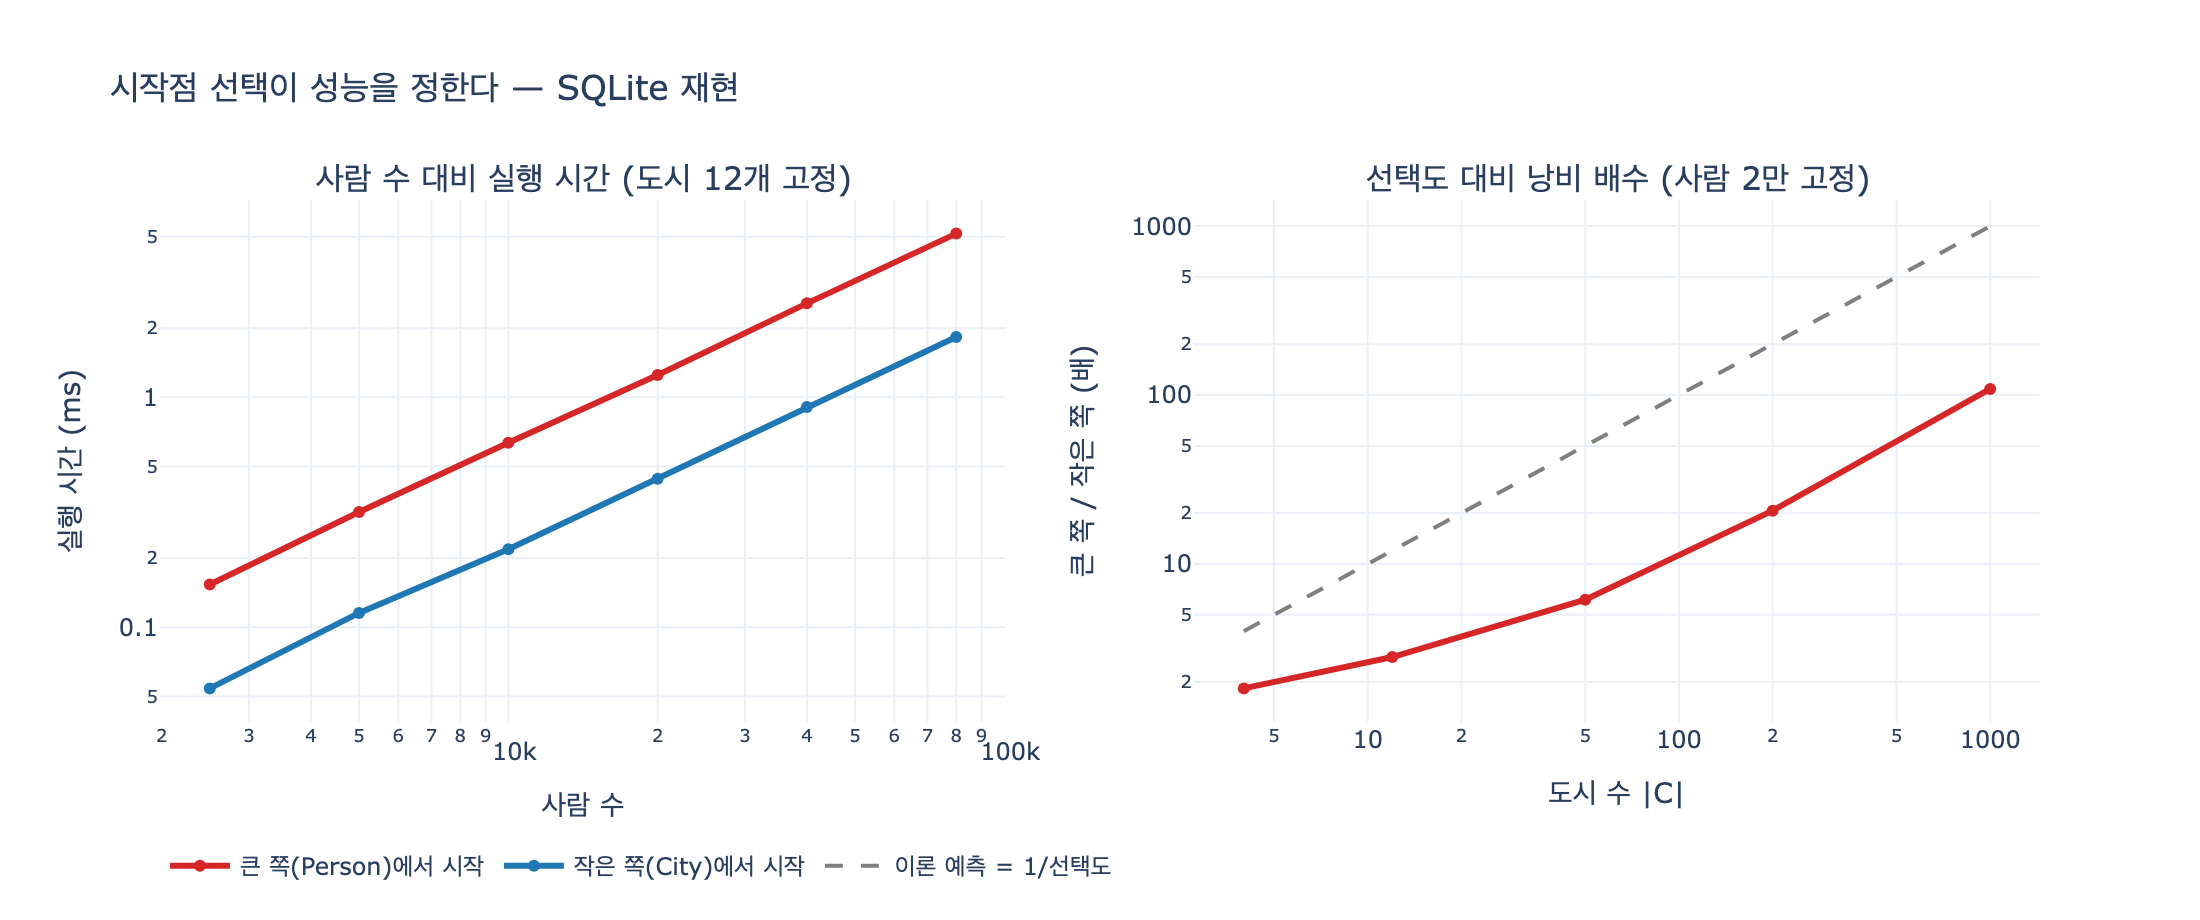

This chart was generated by the following Python code:
# 필요 패키지: plotly, kaleido  (sqlite3 는 표준 라이브러리)
#   pip install plotly kaleido
#
# ex5_read_plan.py 의 두 질의(작은 쪽에서 시작 vs 큰 쪽에서 시작)를
# 의존성 없는 SQLite 로 재현한다. Kuzu 없이도 «시작점이 성능을 정한다»를
# 실행 계획 + 실측으로 확인하는 게 목표다.

# %% [markdown]
# # 시작점 하나가 성능을 정한다
#
# `ex5_read_plan.py`가 비교하는 두 질의는 **답이 같고 시작점이 다르다.**
#
# | | 시작 집합 | 필터 대상 | 첫 단계 후보 수 |
# |---|---|---|---|
# | 작은 쪽 | `City` (12개) | `City.name` = 주 키 | 1 |
# | 큰 쪽 | `Person` (2만 명) | `Person.city` = 색인 없는 열 | 20,000 |
#
# 비용 모형은 이렇다. 간선 수 $|E|$, 도시 수 $|C|$, 사람 수 $|P|$일 때
#
# $$\text{cost}_{\text{small}} \approx 1 + \frac{|E|}{|C|}, \qquad
#   \text{cost}_{\text{large}} \approx |P| + \frac{|E|}{|C|}$$
#
# 낭비 배수는 필터 선택도 $\sigma = 1/|C|$의 역수다.
#
# $$\frac{\text{cost}_{\text{large}}}{\text{cost}_{\text{small}}} \approx \frac{|P|}{|E|/|C|} = |C| = \frac{1}{\sigma}$$
#
# 아래에서 SQLite 로 이 식을 실측과 맞춰 본다.

# %%
import sqlite3
import time

N_CITY = 12


def _show(fig):
    try:
        from IPython import get_ipython

        if get_ipython() is not None:  # VSCode 셀/Jupyter에서만 렌더링
            fig.show()
    except ImportError:
        pass


print("sqlite3", sqlite3.sqlite_version)
# 출력: sqlite3 3.51.0

# %% [markdown]
# ## 1. 데이터 만들기
#
# `ex5_read_plan.py`와 같은 모양이다.
#
# - `city` 12개 (`도시0` ~ `도시11`), `name`에 UNIQUE
# - `person` N명, `city_name`은 **색인 없는 비정규화 문자열** (`i % 12`로 배분)
# - `lives_in` 간선 N개, `city_id`에 색인 (그래프 DB의 인접 리스트 대역)
#
# 즉 도시 하나에 사는 사람은 약 $N/12$명.


# %%
def build(n_person, n_city=N_CITY, index_person_city=False):
    con = sqlite3.connect(":memory:")
    con.executescript(
        """
        CREATE TABLE city   (id INTEGER PRIMARY KEY, name TEXT UNIQUE);
        CREATE TABLE person (id INTEGER PRIMARY KEY, city_name TEXT);
        CREATE TABLE lives_in (person_id INTEGER, city_id INTEGER);
        """
    )
    con.executemany(
        "INSERT INTO city VALUES (?,?)", [(i, f"도시{i}") for i in range(n_city)]
    )
    con.executemany(
        "INSERT INTO person VALUES (?,?)",
        [(i, f"도시{i % n_city}") for i in range(n_person)],
    )
    con.executemany(
        "INSERT INTO lives_in VALUES (?,?)",
        [(i, i % n_city) for i in range(n_person)],
    )
    # 간선을 양방향으로 탈 수 있게 (그래프 DB 의 인접 리스트에 해당)
    con.executescript(
        """
        CREATE INDEX ix_edge_city   ON lives_in(city_id);
        CREATE INDEX ix_edge_person ON lives_in(person_id);
        """
    )
    if index_person_city:
        con.execute("CREATE INDEX ix_person_city ON person(city_name)")
    con.commit()
    return con


con = build(20_000)
print(con.execute("SELECT COUNT(*) FROM person").fetchone()[0], "명")
print(con.execute("SELECT COUNT(*) FROM city").fetchone()[0], "개 도시")
print(
    con.execute(
        "SELECT COUNT(*) FROM lives_in l JOIN city c ON c.id=l.city_id WHERE c.name='도시3'"
    ).fetchone()[0],
    "명이 도시3 거주",
)
# 출력: 20000 명
# 출력: 12 개 도시
# 출력: 1667 명이 도시3 거주

# %% [markdown]
# ## 2. 같은 뜻, 두 가지 시작점
#
# SQLite에서 `CROSS JOIN`은 **조인 순서 재정렬을 금지하는 힌트**다.
# 이걸로 최적화기의 판단을 덮어쓰고 두 시작점을 강제한다.
# (실무에서 힌트는 최후 수단이지만, 여기서는 대조 실험을 만드는 도구로 쓴다.)

# %%
Q_SMALL_FIRST = """
SELECT COUNT(*)
FROM city c
CROSS JOIN lives_in l ON l.city_id = c.id
CROSS JOIN person   p ON p.id      = l.person_id
WHERE c.name = ?
"""

Q_LARGE_FIRST = """
SELECT COUNT(*)
FROM person p
CROSS JOIN lives_in l ON l.person_id = p.id
CROSS JOIN city     c ON c.id        = l.city_id
WHERE p.city_name = ?
"""

print("작은 쪽:", con.execute(Q_SMALL_FIRST, ("도시3",)).fetchone()[0])
print("큰   쪽:", con.execute(Q_LARGE_FIRST, ("도시3",)).fetchone()[0])
# 출력: 작은 쪽: 1667
# 출력: 큰   쪽: 1667
# → 답은 똑같다. 다른 것은 «가는 길»뿐이다.

# %% [markdown]
# ## 3. 실행 계획을 읽는다 (`EXPLAIN QUERY PLAN`)
#
# 계획에서 볼 것 셋 (예제가 직접 말하는 체크리스트):
#
# 1. 어느 테이블부터 훑는가 («스캔»이 어디에 있나)
# 2. 색인을 타는가 아니면 전체를 훑는가
# 3. 중간 결과가 몇 행으로 추정되는가


# %%
def plan(con, q, param="도시3"):
    for _id, _parent, _aux, detail in con.execute("EXPLAIN QUERY PLAN " + q, (param,)):
        print("   ", detail)


print("[작은 쪽(City)에서 시작]")
plan(con, Q_SMALL_FIRST)
print("\n[큰 쪽(Person)에서 시작]")
plan(con, Q_LARGE_FIRST)
# 출력:
# [작은 쪽(City)에서 시작]
#     SEARCH c USING COVERING INDEX sqlite_autoindex_city_1 (name=?)
#     SEARCH l USING INDEX ix_edge_city (city_id=?)
#     SEARCH p USING INTEGER PRIMARY KEY (rowid=?)
#
# [큰 쪽(Person)에서 시작]
#     SCAN p
#     SEARCH l USING INDEX ix_edge_person (person_id=?)
#     SEARCH c USING INTEGER PRIMARY KEY (rowid=?)
#
# 읽는 법:
#   SEARCH = 색인 탐색(찍어서 간다),  SCAN = 전체 훑기.
#   작은 쪽은 첫 줄이 SEARCH ... (name=?) → 도시 «1개»를 콕 집는다.
#   큰 쪽은 첫 줄이 SCAN p → person 2만 행을 «전부» 읽고 나서 필터한다.
#   Kuzu 의 PRIMARY_KEY_SCAN_NODE_TABLE vs SCAN_NODE_TABLE+FILTER 와 같은 대비다.

# %% [markdown]
# ## 4. 얼마나 만지는가 — VM 명령 수로 재기
#
# SQLite의 `set_progress_handler(handler, n)`는 가상 머신 명령 `n`개마다
# 콜백을 부른다. 콜백 횟수 × n ≈ 실제로 수행한 작업량이다.
# "몇 행을 만졌나"의 대역으로 쓰기 좋다.


# %%
def vm_steps(con, q, param="도시3", every=100):
    calls = 0

    def h():
        nonlocal calls
        calls += 1
        return 0  # 0 = 계속 진행

    con.set_progress_handler(h, every)
    con.execute(q, (param,)).fetchone()
    con.set_progress_handler(None, 0)
    return calls * every


def timed(con, q, param="도시3", repeat=5):
    best = float("inf")
    for _ in range(repeat):
        t0 = time.perf_counter()
        con.execute(q, (param,)).fetchone()
        best = min(best, time.perf_counter() - t0)
    return best * 1000  # ms


s_steps, l_steps = vm_steps(con, Q_SMALL_FIRST), vm_steps(con, Q_LARGE_FIRST)
s_ms, l_ms = timed(con, Q_SMALL_FIRST), timed(con, Q_LARGE_FIRST)

print(f"작은 쪽(City)에서 시작   {s_ms:7.2f} ms   VM 명령 {s_steps:,}")
print(f"큰 쪽(Person)에서 시작   {l_ms:7.2f} ms   VM 명령 {l_steps:,}")
print(f"\n시간 배수 {l_ms / s_ms:.1f}x, 작업량 배수 {l_steps / s_steps:.1f}x")
print(f"이론 예측(선택도의 역수) = 도시 수 = {N_CITY}x")
# 출력: 작은 쪽(City)에서 시작      0.47 ms   VM 명령 11,700
# 출력: 큰 쪽(Person)에서 시작      1.32 ms   VM 명령 76,700
# 출력:
# 출력: 시간 배수 2.8x, 작업량 배수 6.6x
# 출력: 이론 예측(선택도의 역수) = 도시 수 = 12x
# → 작업량(VM 명령)은 6.6배, 시간은 2.8배 차이. 예측 12배보다 낮게 나온다.
#   이유: 두 계획의 «행당 단가»가 다르다. 큰 쪽의 2만 행은 순차 스캔이라 한 행이 싸고,
#   작은 쪽이 남기는 1,667행은 색인 탐색 + rowid 조회라 한 행이 비싸다.
#   $1/\sigma$ 는 «만지는 행 수»의 배수이지 «시간»의 배수는 아니다.
#   그래도 방향은 분명하다 — 시작점만 바꿔서 세 배가 붙는다.

# %% [markdown]
# ## 5. 규모를 키우면 격차가 벌어진다
#
# 두 비용 모두 $N$에 비례하지만 기울기가 다르다.
#
# $$\text{cost}_{\text{small}} \approx \frac{N}{|C|}, \qquad \text{cost}_{\text{large}} \approx N$$
#
# 비율은 $|C|$로 대략 일정하고, **절대 격차는 $N$에 비례해 벌어진다.**
# 그리고 도시 수가 늘면(선택도가 좋아지면) 비율 자체가 커진다.

# %%
SIZES = [2_500, 5_000, 10_000, 20_000, 40_000, 80_000]
rows = []
for n in SIZES:
    c = build(n)
    rows.append(
        {
            "n": n,
            "small_ms": timed(c, Q_SMALL_FIRST),
            "large_ms": timed(c, Q_LARGE_FIRST),
            "small_steps": vm_steps(c, Q_SMALL_FIRST),
            "large_steps": vm_steps(c, Q_LARGE_FIRST),
        }
    )
    c.close()

print(f"{'사람 수':>9} {'작은 쪽':>10} {'큰 쪽':>10} {'배수':>7} {'절대 격차':>10}")
for r in rows:
    print(
        f"{r['n']:>9,} {r['small_ms']:>9.2f}ms {r['large_ms']:>9.2f}ms "
        f"{r['large_ms'] / r['small_ms']:>6.1f}x {r['large_ms'] - r['small_ms']:>8.2f}ms"
    )
# 출력:      사람 수       작은 쪽        큰 쪽      배수      절대 격차
# 출력:     2,500      0.06ms      0.15ms    2.7x     0.10ms
# 출력:     5,000      0.11ms      0.31ms    2.8x     0.20ms
# 출력:    10,000      0.22ms      0.62ms    2.8x     0.40ms
# 출력:    20,000      0.44ms      1.25ms    2.8x     0.81ms
# 출력:    40,000      0.90ms      2.54ms    2.8x     1.64ms
# 출력:    80,000      1.85ms      5.07ms    2.7x     3.21ms
# → 배수는 2.8x 근처로 «일정»하고, 절대 격차는 0.10ms → 3.21ms 로 «비례해 벌어진다».
#   둘 다 O(N) 이지만 상수가 다르다. 그 상수를 좌우하는 것이 선택도다.

# %% [markdown]
# ## 6. 선택도를 바꿔 보면 — 배수는 도시 수를 따라간다
#
# 사람 수를 2만으로 고정하고 도시 수만 늘린다.
# 도시가 많아질수록 `c.name = ?` 의 선택도 $\sigma = 1/|C|$가 좋아지고,
# 작은 쪽에서 시작할 때의 이득도 그만큼 커진다.

# %%
CITY_COUNTS = [4, 12, 50, 200, 1_000]
sel_rows = []
for nc in CITY_COUNTS:
    c = build(20_000, n_city=nc)
    s, l = timed(c, Q_SMALL_FIRST), timed(c, Q_LARGE_FIRST)
    sel_rows.append({"n_city": nc, "small_ms": s, "large_ms": l, "ratio": l / s})
    c.close()
    print(f"도시 {nc:>5}개  선택도 1/{nc:<5} 배수 {l / s:>7.1f}x  (예측 {nc}x)")
# 출력: 도시     4개  선택도 1/4     배수     1.8x  (예측 4x)
# 출력: 도시    12개  선택도 1/12    배수     2.8x  (예측 12x)
# 출력: 도시    50개  선택도 1/50    배수     6.4x  (예측 50x)
# 출력: 도시   200개  선택도 1/200   배수    19.3x  (예측 200x)
# 출력: 도시  1000개  선택도 1/1000  배수   101.6x  (예측 1000x)
# → 도시 4개일 때 2배도 안 되던 격차가, 도시 1,000개에서 100배가 된다.
#   log-log 기울기는 약 0.8 (배수 ~ |C|^0.8). 예측선보다 아래에 붙는 건
#   위에서 본 «행당 단가» 차이 때문이지만, «선택도가 좋아질수록 시작점 실수의
#   대가가 커진다»는 결론은 그대로다. 여기가 3장 «조인 폭발»과 만나는 지점이다.

# %% [markdown]
# ## 7. 그러면 나는 뭘 할 수 있나 — 색인 하나 더하기
#
# 큰 쪽에서 시작하는 게 나쁜 게 아니라, **색인 없이** 큰 쪽에서 시작하는 게 나쁘다.
# `person(city_name)`에 색인을 만들면 `SCAN p`가 `SEARCH p`로 바뀐다.

# %%
c_idx = build(20_000, index_person_city=True)
print("[색인 추가 후 — 큰 쪽에서 시작]")
plan(c_idx, Q_LARGE_FIRST)
before = rows[3]["large_ms"]
after = timed(c_idx, Q_LARGE_FIRST)
print(f"\n색인 전 {before:.2f} ms  →  색인 후 {after:.2f} ms  ({before / after:.1f}x 개선)")
print(f"작은 쪽에서 시작: {rows[3]['small_ms']:.2f} ms")
c_idx.close()
# 출력: [색인 추가 후 — 큰 쪽에서 시작]
#     SEARCH p USING COVERING INDEX ix_person_city (city_name=?)
#     SEARCH l USING INDEX ix_edge_person (person_id=?)
#     SEARCH c USING INTEGER PRIMARY KEY (rowid=?)
#
# 출력: 색인 전 1.25 ms  →  색인 후 0.59 ms  (2.1x 개선)
# 출력: 작은 쪽에서 시작: 0.44 ms
# → SCAN p 가 SEARCH p 로 바뀌었다. 전체 훑기가 색인 탐색이 됐고
#   작은 쪽에서 시작한 것과 거의 같은 수준까지 붙었다.
#   개입 순서: 질의 재작성 → 색인 → 힌트. 앞쪽이 이식성을 덜 해친다.

# %% [markdown]
# ## 8. 시각화
#
# - 왼쪽: 사람 수 대비 실행 시간 (양쪽 다 $O(N)$, 기울기가 다르다)
# - 오른쪽: 도시 수(=선택도의 역수) 대비 낭비 배수

# %%
try:
    import plotly.graph_objects as go
    from plotly.subplots import make_subplots

    fig = make_subplots(
        rows=1,
        cols=2,
        subplot_titles=(
            "사람 수 대비 실행 시간 (도시 12개 고정)",
            "선택도 대비 낭비 배수 (사람 2만 고정)",
        ),
    )
    ns = [r["n"] for r in rows]
    fig.add_trace(
        go.Scatter(
            x=ns,
            y=[r["large_ms"] for r in rows],
            name="큰 쪽(Person)에서 시작",
            mode="lines+markers",
            line=dict(color="#d62728", width=3),
        ),
        row=1,
        col=1,
    )
    fig.add_trace(
        go.Scatter(
            x=ns,
            y=[r["small_ms"] for r in rows],
            name="작은 쪽(City)에서 시작",
            mode="lines+markers",
            line=dict(color="#1f77b4", width=3),
        ),
        row=1,
        col=1,
    )
    ncs = [r["n_city"] for r in sel_rows]
    fig.add_trace(
        go.Scatter(
            x=ncs,
            y=[r["ratio"] for r in sel_rows],
            name="실측 배수",
            mode="lines+markers",
            line=dict(color="#d62728", width=3),
            showlegend=False,
        ),
        row=1,
        col=2,
    )
    fig.add_trace(
        go.Scatter(
            x=ncs,
            y=ncs,
            name="이론 예측 = 1/선택도",
            mode="lines",
            line=dict(color="#7f7f7f", width=2, dash="dash"),
        ),
        row=1,
        col=2,
    )
    fig.update_xaxes(title_text="사람 수", type="log", row=1, col=1)
    fig.update_yaxes(title_text="실행 시간 (ms)", type="log", row=1, col=1)
    fig.update_xaxes(title_text="도시 수 |C|", type="log", row=1, col=2)
    fig.update_yaxes(title_text="큰 쪽 / 작은 쪽 (배)", type="log", row=1, col=2)
    fig.update_layout(
        title_text="시작점 선택이 성능을 정한다 — SQLite 재현",
        template="plotly_white",
        width=1100,
        height=460,
        legend=dict(orientation="h", y=-0.22),
    )
    _show(fig)

    import pathlib

    out = pathlib.Path(__file__).with_name("expy.png") if "__file__" in dir() else pathlib.Path("expy.png")
    fig.write_image(str(out), scale=2)  # kaleido 필요
    print("saved:", out)
except ImportError as e:
    print("시각화 생략 (필요 패키지 없음):", e)
# 출력: saved: .../expy.png

# %% [markdown]
# ## 정리
#
# | 관점 | 작은 쪽(City)에서 시작 | 큰 쪽(Person)에서 시작 |
# |---|---|---|
# | 계획 첫 연산자 | `SEARCH c ... (name=?)` / Kuzu `PRIMARY_KEY_SCAN_NODE_TABLE` | `SCAN p` / Kuzu `SCAN_NODE_TABLE`+`FILTER` |
# | 첫 단계 카디널리티 | 1 | 20,000 |
# | 총 접촉 행수 | $1 + N/|C|$ | $N + N/|C|$ |
# | 2만 명 실측 (SQLite) | 0.44 ms | 1.25 ms |
# | 2만 명 실측 (Kuzu 0.11.3) | 0.39 ms | 0.84 ms |
#
# - 접촉 행수의 낭비 배수는 $1/\sigma = |C|$. 시간 배수는 «행당 단가» 차이 때문에
#   그보다 작게 나오지만, **선택도가 좋아질수록 시작점 실수의 대가가 커진다**는
#   관계는 6절에서 확인했다 (도시 4개 1.8배 → 1,000개 101배).
# - 선언형 언어에서는 시작점을 **최적화기**가 고른다. 사용자의 개입은
#   **① 질의 재작성(색인 타는 열로 필터, 필터 밀어넣기, 통계 갱신) → ② 색인 → ③ 힌트** 순.
#   뒤로 갈수록 강제력은 세지고 이식성은 나빠진다.
# - `EXPLAIN`은 계획만 보여 준다. 실측 행수·시간은 `PROFILE`(Kuzu) / `EXPLAIN ANALYZE`(PG).
# - 11장은 "계획을 읽을 줄 알아야 한다"까지. 고치는 법은 33장.
